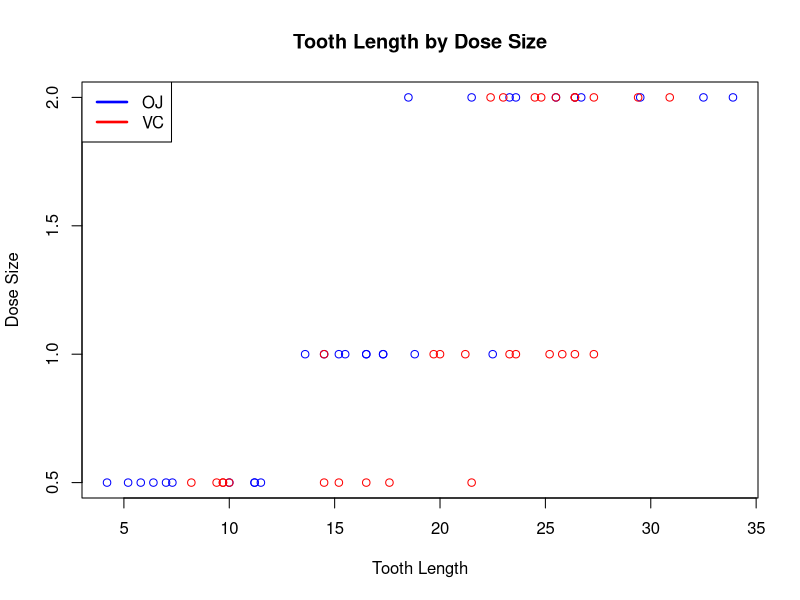
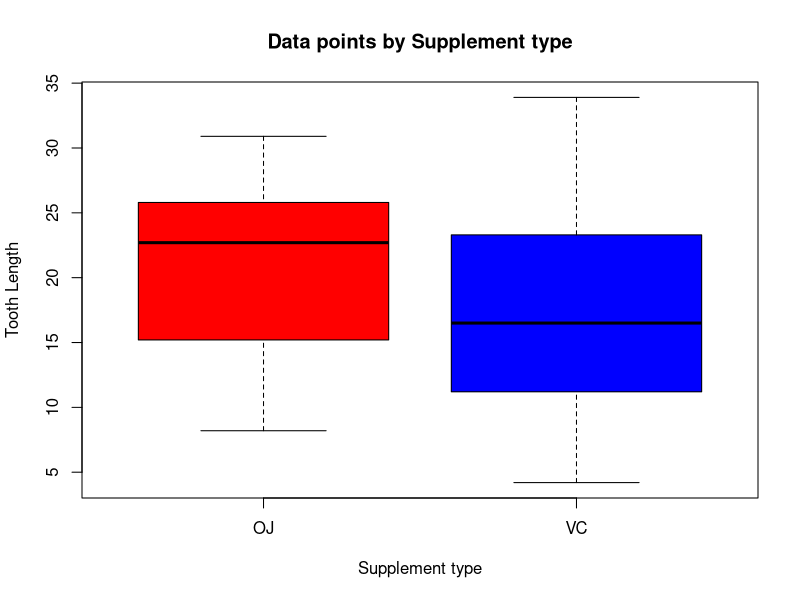
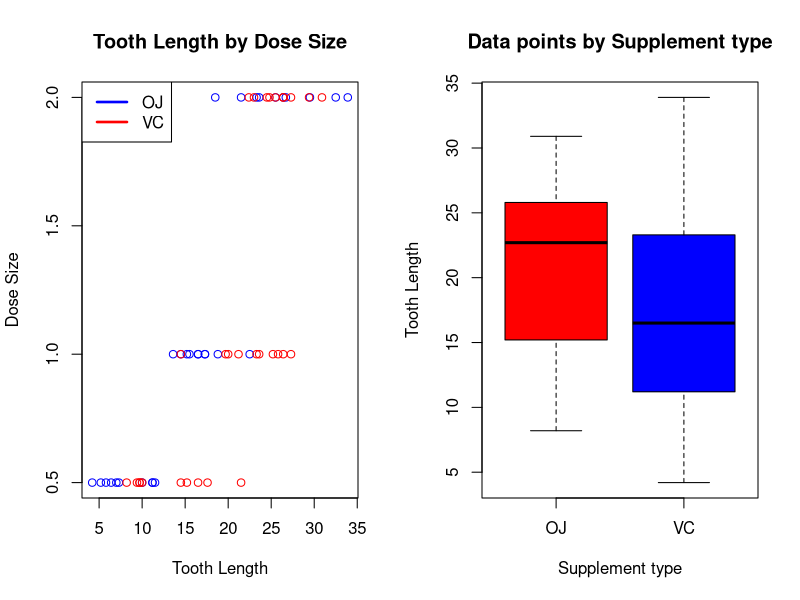

The R source for these figures, in order:
#NOW FOR THE TOOTH PART
Tooth <- ToothGrowth
#As per the documentation we have:
#Description: The response is the length of odontoblasts (teeth) in each of 10 guinea pigs at each of three dose levels of Vitamin C (0.5, 1, and 2 mg) with each of two delivery methods (orange juice or ascorbic acid).
#FORMAT : A data frame with 60 observations on 3 variables.
#len  numeric  Tooth length
#supp  factor	Supplement type (VC or OJ).
#dose  numeric	Dose in milligrams

#There seems to be a mild positive relation between dose size and tooth len
#Also it seems as if on lower dosages the VC has a stronger relationship with tooth length that on the max dose available
plot (Tooth$len, Tooth$dose, main = "Tooth Length by Dose Size", xlab = "Tooth Length", ylab = "Dose Size", col=c("red","blue")[Tooth$supp]) 
legend("topleft",c("OJ","VC"),lty=c(1,1),lwd=c(2.5,2.5),col=c("blue","red"))
#lets see if there is a difference between supp
boxplot(len~supp, data = Tooth, main = "Data points by Supplement type", xlab = "Supplement type", ylab = "Tooth Length", col=(c("red","blue")))
#Summarizing the data
#As we can see below, the ToothGrowth dataset contains, 60 observations of 03 variables: len, supp, and dose
str (Tooth)
#len and dose, are numeric variables while supp is a factor variable
# we have exactly 30 readings for each Supplement type
#there are no missing values in the dataset
sum(is.na (Tooth))
# And we have the same number of observations per dose size
sum (Tooth$dose == 0.5)
sum (Tooth$dose == 1 )
sum (Tooth$dose == 2 )
# Below we can look at a summary of the values
summary (Tooth)
#if we aggregate the data by Tooth length and dose size, it looks like there is a positive relationship between those factors
aggregate(Tooth$len ~ Tooth$dose, FUN = mean)
# Also it looks like the Orange Juice could have a more significant relation with the Toothlength than the Vitamin C 
aggregate(Tooth$len ~ Tooth$supp, FUN = mean)


#Confidence Intervals
#As per the documentation we can infere that only 10 subjects took part on the experiment, 
#and on each a total of 6 different tests were performed. This is important since it means
# that we should use a paired t-test. Since we are going to compare the same subject response to different stimulus
# Test One is there a difference between the mean tooth length by supp administrated?
OJ <- subset(Tooth, Tooth$supp == "OJ", select = 1)
VC <- subset(Tooth, Tooth$supp == "VC", select = 1)
t.test(OJ$len,VC$len, paired=TRUE)
# As showed by the t-test, the p-value is less than 0,05 therefore we reject the null hypothesis: "the difference in means is zero"
#Per the intervals (values larger than zero) it looks like supplement via OJ is more effective than via VC 

#Now we are going to test for different in supplementation method when dose size is the same 
OJ_5 <- subset(Tooth, Tooth$supp == "OJ" & Tooth$dose == 0.5 , select = 1)
VC_5 <- subset(Tooth, Tooth$supp == "VC" & Tooth$dose == 0.5, select = 1)
t.test(OJ_5$len,VC_5$len, paired=TRUE)
#We Reject the null hypothesis : "the difference in means is zero when dose is  = 0,5"

OJ_1 <- subset(Tooth, Tooth$supp == "OJ" & Tooth$dose == 1 , select = 1)
VC_1 <- subset(Tooth, Tooth$supp == "VC" & Tooth$dose == 1, select = 1)
t.test(OJ_1$len,VC_1$len, paired=TRUE)
#We Reject the null hypothesis : "the difference in means is zero when dose is  = 1"

OJ_2 <- subset(Tooth, Tooth$supp == "OJ" & Tooth$dose == 2 , select = 1)
VC_2 <- subset(Tooth, Tooth$supp == "VC" & Tooth$dose == 2, select = 1)
t.test(OJ_2$len,VC_2$len, paired=TRUE)
#We FAIL to reject the null hypothesis : "the difference in means is zero when dose is  = 2"

#Finally, i would like to see if the dose size has any effect on len length regardless of supp method

supp_5 <- subset(Tooth, Tooth$dose == 0.5 , select = 1)
supp_1 <- subset(Tooth, Tooth$dose == 1 , select = 1)
supp_2 <- subset(Tooth, Tooth$dose == 2 , select = 1)

t.test(supp_2$len,supp_5$len, paired=TRUE)
#We reject the Null hypothesis : "the difference in means is zero when one group receives supp with dose = 2 and the other with dose = 0.5"
t.test(supp_2$len,supp_1$len, paired=TRUE)
#We reject the Null hypothesis : "the difference in means is zero when one group receives supp with dose = 2 and the other with dose = 1"
t.test(supp_1$len,supp_5$len, paired=TRUE)
#We reject the Null hypothesis : "the difference in means is zero when one group receives supp with dose = 1 and the other with dose = 0.5"

png("pruebaSI.png")
par (mfrow =c (1,2) )  
plot (Tooth$len, Tooth$dose, main = "Tooth Length by Dose Size", xlab = "Tooth Length", ylab = "Dose Size", col=c("red","blue")[Tooth$supp]) 
legend("topleft",c("OJ","VC"),lty=c(1,1),lwd=c(2.5,2.5),col=c("blue","red"))
boxplot(len~supp, data = Tooth, main = "Data points by Supplement type", xlab = "Supplement type", ylab = "Tooth Length", col=(c("red","blue")))
dev.off()
